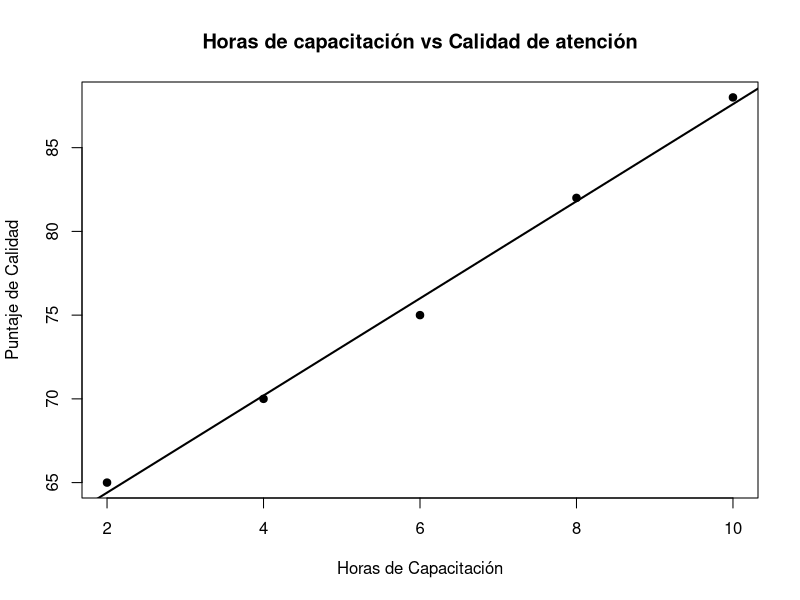
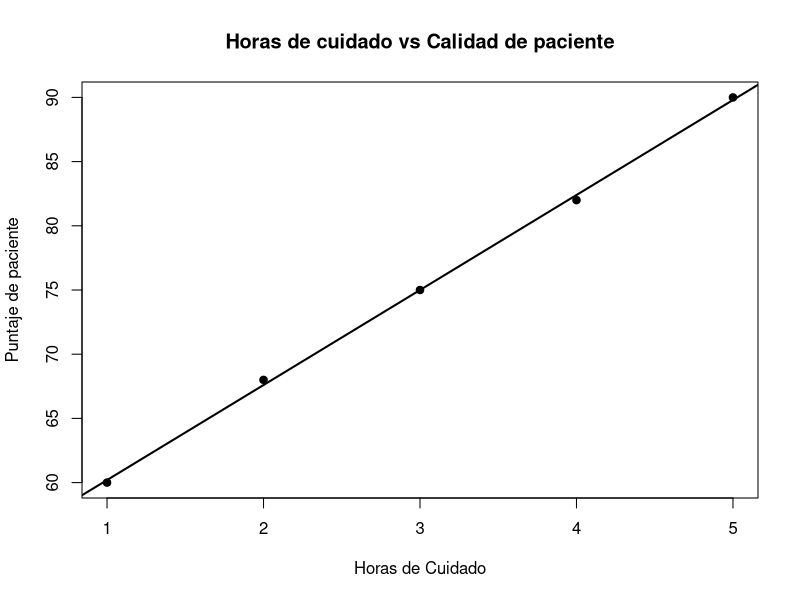
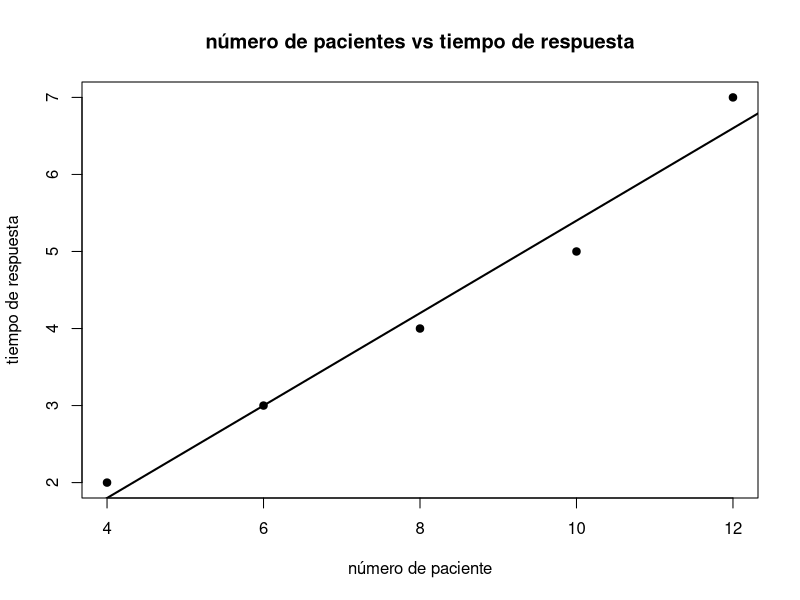
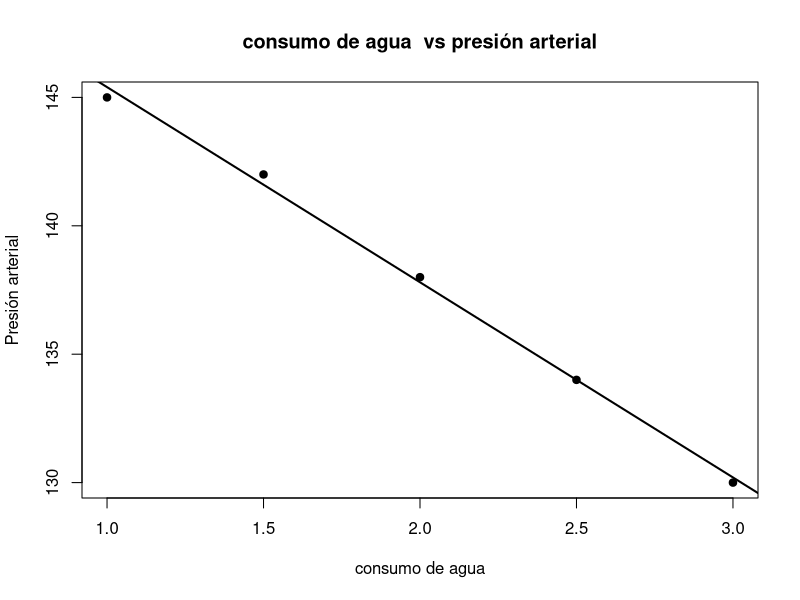
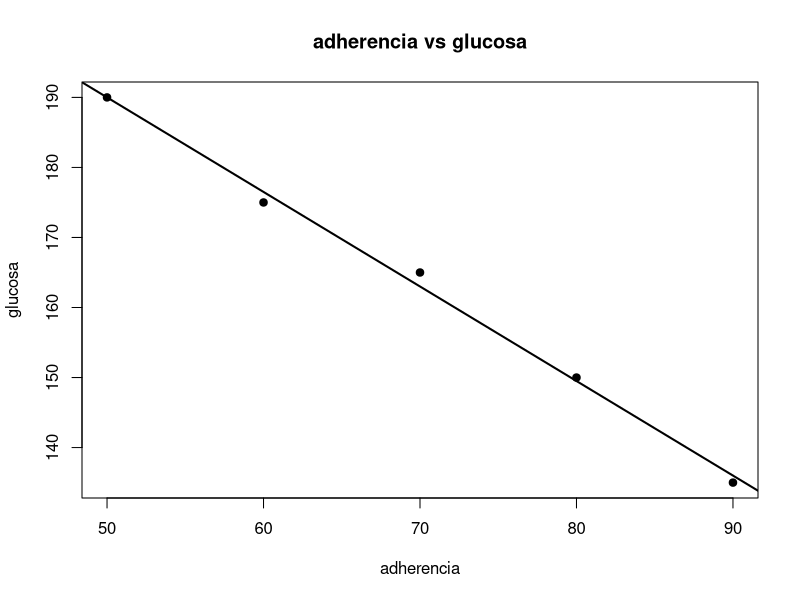

Generate these figures, in order, with R:
## ---- chunk 1
#DATOS
x<-c(2,4,6,8,10)
y<-c(65,70,75,82,88)

#Correlaciòn de pearsson
cor(x,y)

#Obtener coeficiente de relaciòn
#Modelo 
modelo <- lm(y ~ x)
coef(modelo)

#Hay una correlaciòn fuerte positiva entre ambas variables

#Cuando recibe una capacitaciòn de 12 horas de duraciòn
predict(modelo,data.frame(x=12))

#gràfico
plot(x,y,main = "Horas de capacitación vs Calidad de atención",
     xlab="Horas de Capacitación",
     ylab="Puntaje de Calidad",
     pch=19)

abline(modelo,lwd=2)
## ---- chunk 2
#DATOS
x<-c(1,2,3,4,5)
y<-c(60,68,75,82,90)
## ---- chunk 3
#Correlación de pearsson
cor(x,y)

## ---- chunk 4
#Obtener coeficientes de la regresión
#Modelo
modelo <- lm(y ~ x)
coef(modelo)

## ---- chunk 5
#Hay una correlación fuerte positiva entre ambas variables

#Cuando recibe un tiempo de cuidado de 6 horas de duración
predict(modelo,data.frame(x=6))

## ---- chunk 6
#gráfico
plot(x,y,main = "Horas de cuidado vs Calidad de paciente",
     xlab="Horas de Cuidado",
     ylab="Puntaje de paciente",
     pch=19)

abline(modelo,lwd=2)
## ---- chunk 7
#DATOS
x<-c(4,6,8,10,12)
y<-c(2,3,4,5,7)

## ---- chunk 8

#Correlación de pearsson
cor(x,y)
## ---- chunk 9

#Obtener coeficientes de la regresión
#Modelo
modelo <- lm(y ~ x)
coef(modelo)

## ---- chunk 10
#Hay una correlación fuerte positiva entre ambas variables

#Cuando recibe numero de paciente de 14 de duración
predict(modelo,data.frame(x=14))
## ---- chunk 11
#gráfico
plot(x,y,main = "número de pacientes vs tiempo de respuesta",
     xlab="número de paciente",
     ylab="tiempo de respuesta",
     pch=19)

abline(modelo,lwd=2)
## ---- chunk 12
#DATOS
x<-c(1.0,1.5,2.0,2.5,3.0)
y<-c(145,142,138,134,130)

## ---- chunk 13

#Correlación de pearsson
cor(x,y)
## ---- chunk 14
#Obtener coeficientes de la regresión
#Modelo
modelo <- lm(y ~ x)
coef(modelo)

## ---- chunk 15
#Hay una correlación fuerte negativa entre ambas variables

#Cuando recibe consumo de agua  de 3.5 de litros
predict(modelo,data.frame(x=3.5))

## ---- chunk 16
#gráfico
plot(x,y,main = "consumo de agua  vs presión arterial",
     xlab="consumo de agua",
     ylab="Presión arterial",
     pch=19)

abline(modelo,lwd=2)

## ---- chunk 17

#DATOS
x<-c(50,60,70,80,90)
y<-c(190,175,165,150,135)

## ---- chunk 18
#Correlación de pearsson
cor(x,y)
## ---- chunk 19
#Obtener coeficientes de la regresión
#Modelo
modelo <- lm(y ~ x)
coef(modelo)

## ---- chunk 20
#Hay una correlación fuerte negativa entre ambas variables

#Cuando recibe adherencia al tratamiento del 95%
predict(modelo,data.frame(x=95))
## ---- chunk 21
#gráfico
plot(x,y,main = "adherencia vs glucosa",
     xlab="adherencia",
     ylab="glucosa",
     pch=19)

abline(modelo,lwd=2)

## ---- chunk 22
